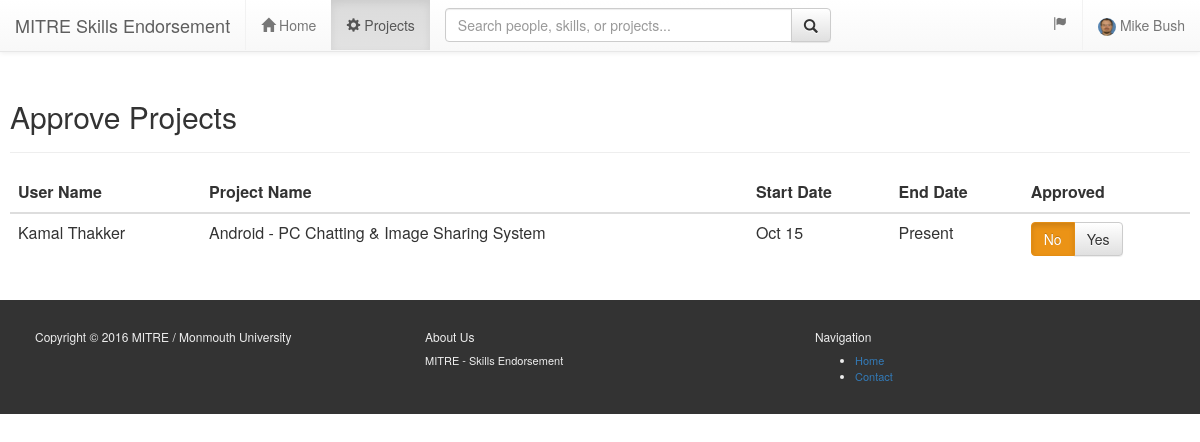
Screenshot of /user/approval_project.php (signed in) with the database file from the repository.
### tables this page shows
CREATE TABLE `projects` (
  `project_id` int(11) unsigned NOT NULL AUTO_INCREMENT,
  `user_id` int(11) DEFAULT NULL,
  `project_name` varchar(50) DEFAULT NULL,
  `project_desc` varchar(5000) DEFAULT NULL,
  `start_date` date DEFAULT NULL,
  `end_date` date DEFAULT NULL,
  `manager_user_id` int(11) DEFAULT NULL,
  `approved` char(1) DEFAULT 'N',
  PRIMARY KEY (`project_id`)
);

CREATE TABLE `users` (
  `user_id` int(11) NOT NULL AUTO_INCREMENT,
  `uname` varchar(50) NOT NULL DEFAULT '',
  `role` varchar(50) NOT NULL DEFAULT '',
  `psword` varchar(20) DEFAULT NULL,
  `fname` varchar(25) DEFAULT NULL,
  `lname` varchar(25) DEFAULT NULL,
  `gender` varchar(1) DEFAULT NULL,
  `email` varchar(50) DEFAULT NULL,
  `phone` varchar(15) DEFAULT NULL,
  `address` varchar(100) DEFAULT NULL,
  `state` varchar(2) DEFAULT NULL,
  `city` varchar(50) DEFAULT NULL,
  `zip` varchar(20) DEFAULT NULL,
  `registration_date` datetime DEFAULT NULL,
  `last_login` datetime DEFAULT NULL,
  `login_attempt` int(11) DEFAULT NULL,
  `blocked_time` datetime DEFAULT NULL,
  `approved_by_admin` varchar(1) DEFAULT NULL,
  `speciality` varchar(75) DEFAULT NULL,
  `speciality2` varchar(75) DEFAULT NULL,
  `job_title` varchar(25) DEFAULT NULL,
  `userdp` varchar(50) DEFAULT NULL,
  PRIMARY KEY (`user_id`,`uname`,`role`)
);

### user/classes/project.php (called while the page is built, shortened)
<?php
class project{
	public function getProjectsToApprove($user_id){
	$dbc = mysqli_connect($GLOBALS['db_servername'], $GLOBALS['db_username'], $GLOBALS['db_password'], $GLOBALS['db_name']) or die("Not connected..");
		$q = "/*List of projects to approve*/
				select p.*, u.fname, u.lname from projects p
				inner join users u on p.user_id=u.user_id
				where p.manager_user_id=".$user_id. " order by p.end_date is not null, p.end_date desc, p.start_date desc";
		$r = mysqli_query($dbc,$q);
		if (isset($r) && mysqli_num_rows($r) >= 1)
		{
			return 	$r;
		}
		else
		{
			return null;
		}
	}
}
?>

### user/approval_project.php (the view, shortened to what this page needs)
<?php
include_once 'includes/header.php';
include_once 'classes/project.php';
?>
<?php
$objProject = new project();
$dbRow_Projects = $objProject->getProjectsToApprove($userid);
?>
    <div class="container-fluid">
        <div class = "page-header">
            <h2>Approve Projects</h2>
        </div>
        <div class="table-responsive">
            <table class="table table-hover">
                <thead>
                    <tr>
                        <th>User Name</th>
                        <th>Project Name</th>
                        <th>Start Date</th>
                        <th>End Date</th>
                        <th>Approved</th>
                    </tr>
                </thead>
                <tbody>
<?php
while ( isset($dbRow_Projects) && $dbRow = mysqli_fetch_array($dbRow_Projects))
{
?>
                    <tr>
                         <td>
	                        <span class="text-capitalize">
	                        <?php echo $dbRow['fname'] . ' ' . $dbRow['lname']; ?></span>
                        </td>
                        <td><?php echo $dbRow['project_name'];?></td>
                        <td>
	                        <?php
									$startDate = new DateTime($dbRow['start_date']);
									echo $startDate->format('M y');
	                        ?>
                        </td>
                        <td>
	                        <?php
									if (isset($dbRow['end_date'])) {
										$endDate = new DateTime($dbRow['end_date']);
										echo $endDate->format('M y'); }
									else
										echo 'Present';
	                        ?>
                        </td>
                        <td>
	                        <form id="approveForm" method="post">
	                        </form>
                        </td>
                    </tr>
<?php } ?>
                </tbody>
            </table>
        </div>
    </div>
<?php
include_once 'includes/footer.php';
?>

### user/includes/stylesmain.css (style rules this page uses)
body { -webkit-font-smoothing: antialiased; text-rendering: optimizelegibility; //padding-top: 30px; //margin-left: 10px; //margin-right: 10px; //margin-bottom: 15px; }
body > .container-fluid { padding: 60px 10px 0px 10px; }

### rows the page displays
projects: users.fname "Kamal", users.lname "Thakker", project_name "Android - PC Chatting & Image Sharing System", start_date "Oct 15", shows "Present"

### other values shown
$fname "Mike"
$lname "Bush"
